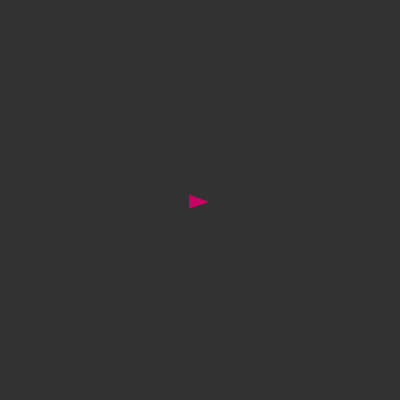
Frame 1 (no input)
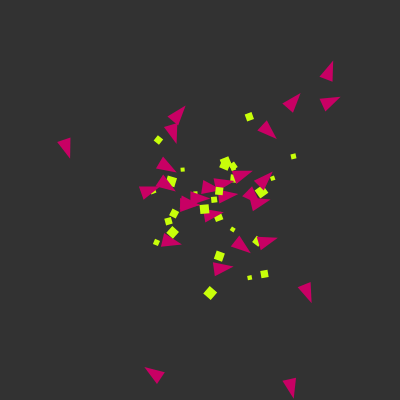
Frame 60 (no input)
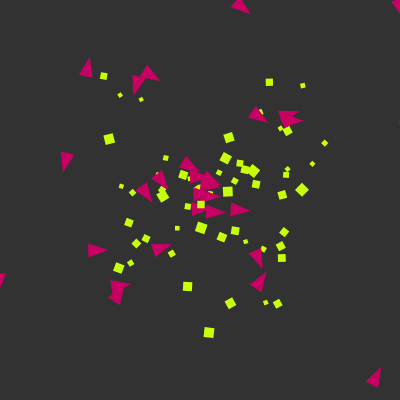
Frame 120 (the mouse pressed at the canvas centre since frame 60)

The p5.js sketch that drew these frames (run headless with seeded random() and noise() and a simulated clock; from frame 60 on, the mouse is pressed at the canvas centre):

// p5.js sketch
// ── sketch.js
let particles = [];

function setup() {
  createCanvas(400, 400);
  background(50);


}

function draw() {
  background(50);

  // genetate
  // let p = new Particle( new p5.Vector(width/2, height/2) );
  let p;
  if (random(1) < 0.5) {
    p = new RectShape( new p5.Vector(width/2, height/2), color(200, 255, 10) );
  } else {
    p = new TriShape( new p5.Vector(width/2, height/2), color(200, 0, 100) );
  }


  p.setVelocity( new p5.Vector(random(-3,3),random(-3,3)) );
  particles.push( p );

  // update and display
  for (let i = 0; i < particles.length; i++) {
    let p = particles[i];

    p.speedUp();
    p.slowDown();
    p.updateRotation();
    p.update();
    p.display();

    // or use this :D
    // p.run();
  }

  // limit the number of the particles
  while (p.length > 500) {
    particles.splice(0, 1);
  }
}




class Particle {
  constructor(_pos) {
    this.pos = _pos.copy();
    this.vel = new p5.Vector();
    this.acc = new p5.Vector();
    this.mass = random(2, 5);
    this.rad = this.mass;
  }
  setVelocity( _vel ) {
    this.vel = _vel.copy();
    return this; // ***
  }
  update() {
    // pos
    this.vel.add(this.acc);
    this.pos.add(this.vel);
    this.acc.mult(0);
    // size
    this.rad = this.mass;
  }

  // ***
  updateRotation() {}
  slowDown() {}
  speedUp() {}

  display() {
    push();
    fill(255);
    noStroke();
    ellipse(this.pos.x, this.pos.y, this.rad*2, this.rad*2);
    pop();
  }
  run() {
    this.update();
    this.display();
  }
}

class TriShape extends Particle {
  constructor(_pos, _color) {
    super(_pos); // call the superclass' constructor!
    this.clr = _color;
    this.angle = 0;
    this.angleVel = random(-0.05, 0.05);
  }
  updateRotation() {
    this.angle += this.angleVel;
  }
  speedUp() {
    this.vel.mult(1.02);
  }
  // this overrides the superclass display function - polymorphism!
  display() {
    push();
    translate(this.pos.x, this.pos.y);
    rotate(this.angle);
    fill(this.clr);
    noStroke();
    triangle(10, 0, -10, 7, -10, -7);
    pop();
  }
  run() {
    this.updateRotation();
    this.speedUp();
    this.update();
    this.display();
  }
}

class RectShape extends Particle {
  constructor(_pos, _color) {
    super(_pos); // call the superclass' constructor!
    this.clr = _color;
    this.angle = 0;
    this.angleVel = random(-0.05, 0.05);
  }
  slowDown() {
    this.vel.mult(0.98);
  }
  updateRotation() {
    this.angle += this.angleVel;
  }
  // this overrides the superclass display function - polymorphism!
  display() {
    push();
    translate(this.pos.x, this.pos.y);
    rotate(this.angle);
    fill(this.clr);
    noStroke();
    rect(0, 0, this.rad*2, this.rad*2);
    pop();
  }
  run() {
    this.updateRotation();
    this.slowDown();
    this.update();
    this.display();
  }
}





























// :D
